Frame 1 (no input): blank canvas, image omitted
Frame 60 (no input): blank canvas, image omitted
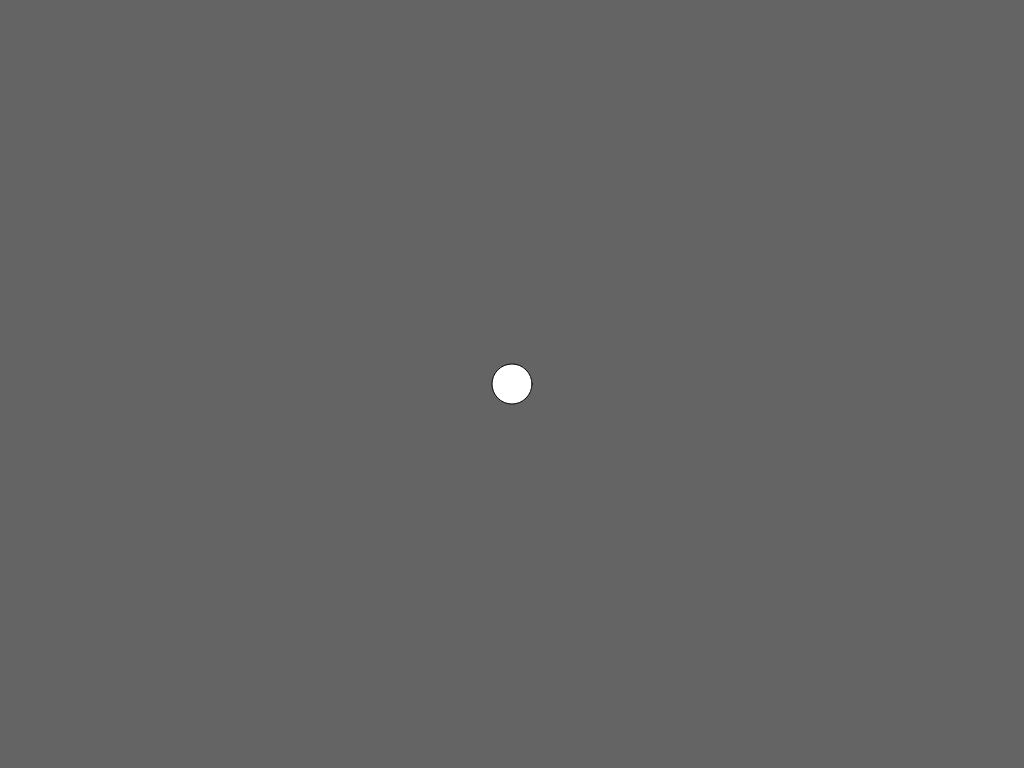
Frame 120 (the mouse pressed at the canvas centre since frame 60)

The p5.js sketch whose frames 1 and 60 were blank and that drew this single picture after the mouse press (run headless with seeded random() and noise() and a simulated clock; from frame 60 on, the mouse is pressed at the canvas centre):

// p5.js sketch
// ── sketch.js
/**
 * @author Kia Kalani
 * This javascript file contains the logic and the components of
 * the display
 * @version 1.00
 */

/**
 * The width of the project.
 */
const WIDTH = 1024;

/**
 * The height of the project.
 */
const HEIGHT = 768;

/**
 * This variable refers to the radius of the circle that would be shown
 * to the user.
 */
var radius = 40;

/**
 * Initializing the p5js stage with the width and height.
 */
function setup() {
    createCanvas(WIDTH, HEIGHT);
}

/**
 * Rendering items into the page.
 */
function draw() {
    background(100);
    fill(255, 255, 255);
    circle(mouseX, mouseY, radius);
}
